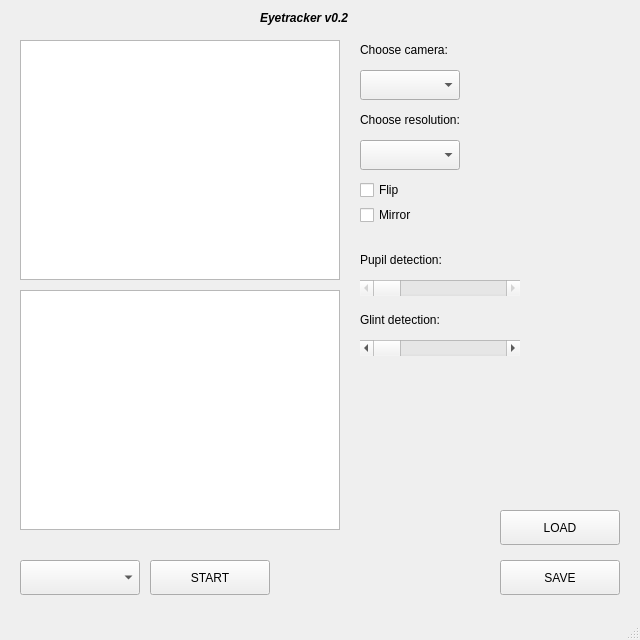
<?xml version="1.0" encoding="UTF-8"?>
<ui version="4.0">
 <class>StartingWindow</class>
 <widget class="QMainWindow" name="StartingWindow">
  <property name="enabled">
   <bool>true</bool>
  </property>
  <property name="minimumSize">
   <size>
    <width>640</width>
    <height>640</height>
   </size>
  </property>
  <property name="maximumSize">
   <size>
    <width>640</width>
    <height>640</height>
   </size>
  </property>
  <property name="windowTitle">
   <string>Eyetracker -- start</string>
  </property>
  <property name="windowIcon">
   <iconset>
    <normaloff>../../Obrazy/icon.png</normaloff>../../Obrazy/icon.png</iconset>
  </property>
  <widget class="QWidget" name="centralwidget">
   <widget class="QGraphicsView" name="graphicsView">
    <property name="geometry">
     <rect>
      <x>20</x>
      <y>40</y>
      <width>320</width>
      <height>240</height>
     </rect>
    </property>
   </widget>
   <widget class="QLabel" name="lbl_title">
    <property name="enabled">
     <bool>true</bool>
    </property>
    <property name="geometry">
     <rect>
      <x>260</x>
      <y>10</y>
      <width>120</width>
      <height>16</height>
     </rect>
    </property>
    <property name="font">
     <font>
      <weight>75</weight>
      <italic>true</italic>
      <bold>true</bold>
     </font>
    </property>
    <property name="text">
     <string>Eyetracker v0.2</string>
    </property>
    <property name="textFormat">
     <enum>Qt::RichText</enum>
    </property>
   </widget>
   <widget class="QPushButton" name="btn_start">
    <property name="geometry">
     <rect>
      <x>150</x>
      <y>560</y>
      <width>120</width>
      <height>35</height>
     </rect>
    </property>
    <property name="text">
     <string>START</string>
    </property>
    <property name="icon">
     <iconset>
      <normaloff>../../Obrazy/Ikonki/Faenza_1.3/actions/dialog-ok.svg</normaloff>../../Obrazy/Ikonki/Faenza_1.3/actions/dialog-ok.svg</iconset>
    </property>
   </widget>
   <widget class="QLabel" name="lbl_setCamera">
    <property name="geometry">
     <rect>
      <x>360</x>
      <y>40</y>
      <width>111</width>
      <height>20</height>
     </rect>
    </property>
    <property name="text">
     <string>Choose camera:</string>
    </property>
   </widget>
   <widget class="QLabel" name="lbl_setResolution">
    <property name="geometry">
     <rect>
      <x>360</x>
      <y>110</y>
      <width>141</width>
      <height>20</height>
     </rect>
    </property>
    <property name="text">
     <string>Choose resolution:</string>
    </property>
   </widget>
   <widget class="QComboBox" name="cmb_setCamera">
    <property name="geometry">
     <rect>
      <x>360</x>
      <y>70</y>
      <width>100</width>
      <height>30</height>
     </rect>
    </property>
   </widget>
   <widget class="QComboBox" name="cmb_setResolution">
    <property name="geometry">
     <rect>
      <x>360</x>
      <y>140</y>
      <width>100</width>
      <height>30</height>
     </rect>
    </property>
   </widget>
   <widget class="QCheckBox" name="chb_flip">
    <property name="geometry">
     <rect>
      <x>360</x>
      <y>180</y>
      <width>94</width>
      <height>20</height>
     </rect>
    </property>
    <property name="text">
     <string>Flip</string>
    </property>
   </widget>
   <widget class="QCheckBox" name="chb_mirror">
    <property name="geometry">
     <rect>
      <x>360</x>
      <y>205</y>
      <width>94</width>
      <height>20</height>
     </rect>
    </property>
    <property name="text">
     <string>Mirror</string>
    </property>
   </widget>
   <widget class="QLabel" name="lbl_pupilDetection">
    <property name="geometry">
     <rect>
      <x>360</x>
      <y>250</y>
      <width>111</width>
      <height>20</height>
     </rect>
    </property>
    <property name="text">
     <string>Pupil detection:</string>
    </property>
   </widget>
   <widget class="QScrollBar" name="hsb_pupil1">
    <property name="enabled">
     <bool>false</bool>
    </property>
    <property name="geometry">
     <rect>
      <x>360</x>
      <y>280</y>
      <width>160</width>
      <height>16</height>
     </rect>
    </property>
    <property name="maximum">
     <number>255</number>
    </property>
    <property name="orientation">
     <enum>Qt::Horizontal</enum>
    </property>
   </widget>
   <widget class="QLabel" name="lbl_pupil1">
    <property name="geometry">
     <rect>
      <x>530</x>
      <y>280</y>
      <width>20</width>
      <height>16</height>
     </rect>
    </property>
    <property name="text">
     <string/>
    </property>
   </widget>
   <widget class="QLabel" name="lbl_glintDetection">
    <property name="geometry">
     <rect>
      <x>360</x>
      <y>310</y>
      <width>111</width>
      <height>20</height>
     </rect>
    </property>
    <property name="text">
     <string>Glint detection:</string>
    </property>
   </widget>
   <widget class="QLabel" name="lbl_glint1">
    <property name="geometry">
     <rect>
      <x>530</x>
      <y>340</y>
      <width>20</width>
      <height>16</height>
     </rect>
    </property>
    <property name="text">
     <string/>
    </property>
   </widget>
   <widget class="QScrollBar" name="hsb_glint1">
    <property name="geometry">
     <rect>
      <x>360</x>
      <y>340</y>
      <width>160</width>
      <height>16</height>
     </rect>
    </property>
    <property name="maximum">
     <number>255</number>
    </property>
    <property name="orientation">
     <enum>Qt::Horizontal</enum>
    </property>
   </widget>
   <widget class="QComboBox" name="cmb_setAlgorithm">
    <property name="geometry">
     <rect>
      <x>20</x>
      <y>560</y>
      <width>120</width>
      <height>35</height>
     </rect>
    </property>
   </widget>
   <widget class="QPushButton" name="btn_load">
    <property name="geometry">
     <rect>
      <x>500</x>
      <y>510</y>
      <width>120</width>
      <height>35</height>
     </rect>
    </property>
    <property name="text">
     <string>LOAD</string>
    </property>
    <property name="icon">
     <iconset>
      <normaloff>../../Obrazy/Ikonki/Faenza_1.3/actions/document-open.svg</normaloff>../../Obrazy/Ikonki/Faenza_1.3/actions/document-open.svg</iconset>
    </property>
    <property name="iconSize">
     <size>
      <width>24</width>
      <height>24</height>
     </size>
    </property>
   </widget>
   <widget class="QPushButton" name="btn_save">
    <property name="geometry">
     <rect>
      <x>500</x>
      <y>560</y>
      <width>120</width>
      <height>35</height>
     </rect>
    </property>
    <property name="text">
     <string>SAVE</string>
    </property>
    <property name="icon">
     <iconset>
      <normaloff>../../Obrazy/Ikonki/Faenza_1.3/actions/document-import.svg</normaloff>../../Obrazy/Ikonki/Faenza_1.3/actions/document-import.svg</iconset>
    </property>
    <property name="iconSize">
     <size>
      <width>24</width>
      <height>24</height>
     </size>
    </property>
   </widget>
   <widget class="QGraphicsView" name="graphicsView_2">
    <property name="geometry">
     <rect>
      <x>20</x>
      <y>290</y>
      <width>320</width>
      <height>240</height>
     </rect>
    </property>
   </widget>
  </widget>
  <widget class="QStatusBar" name="statusbar"/>
 </widget>
 <resources/>
 <connections/>
</ui>
